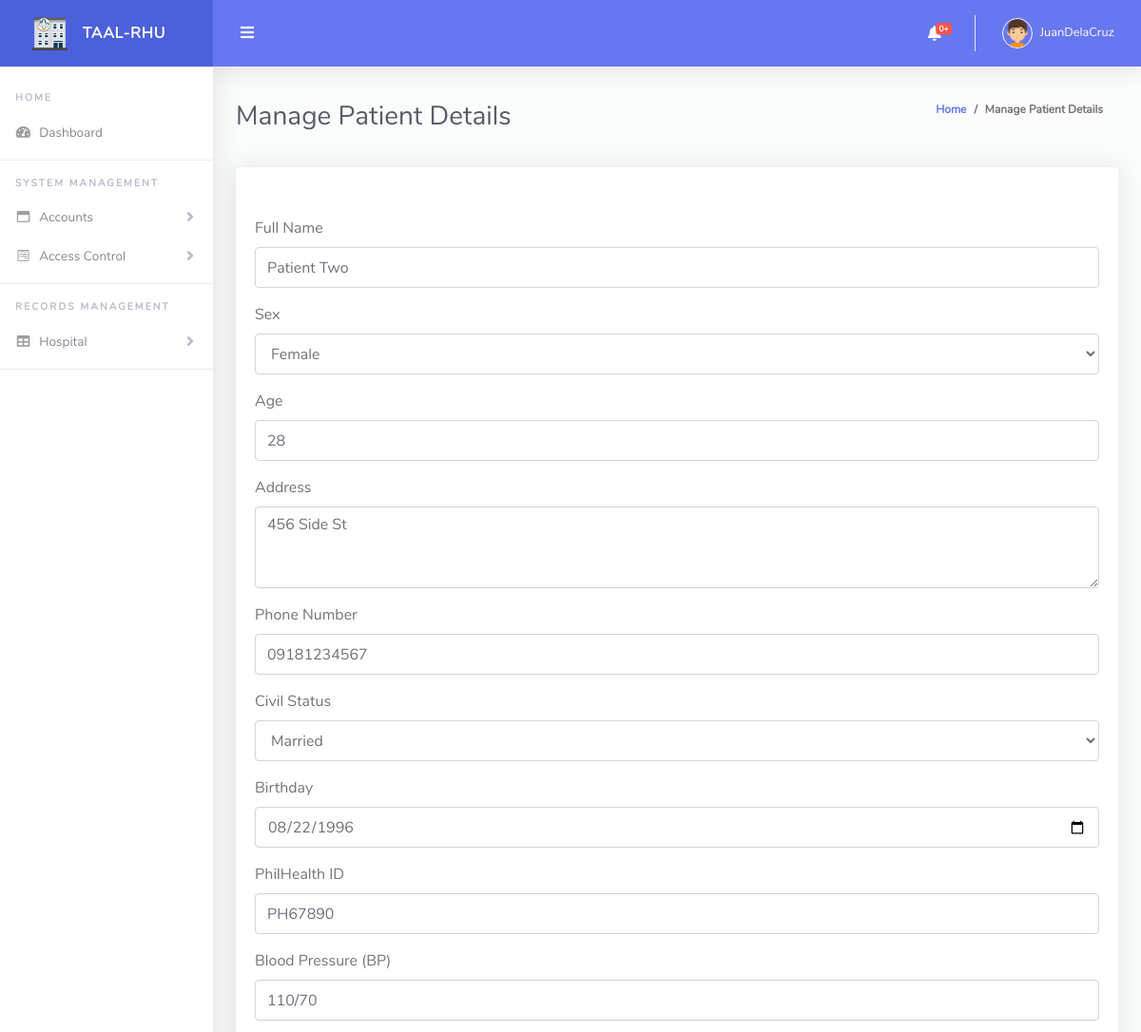
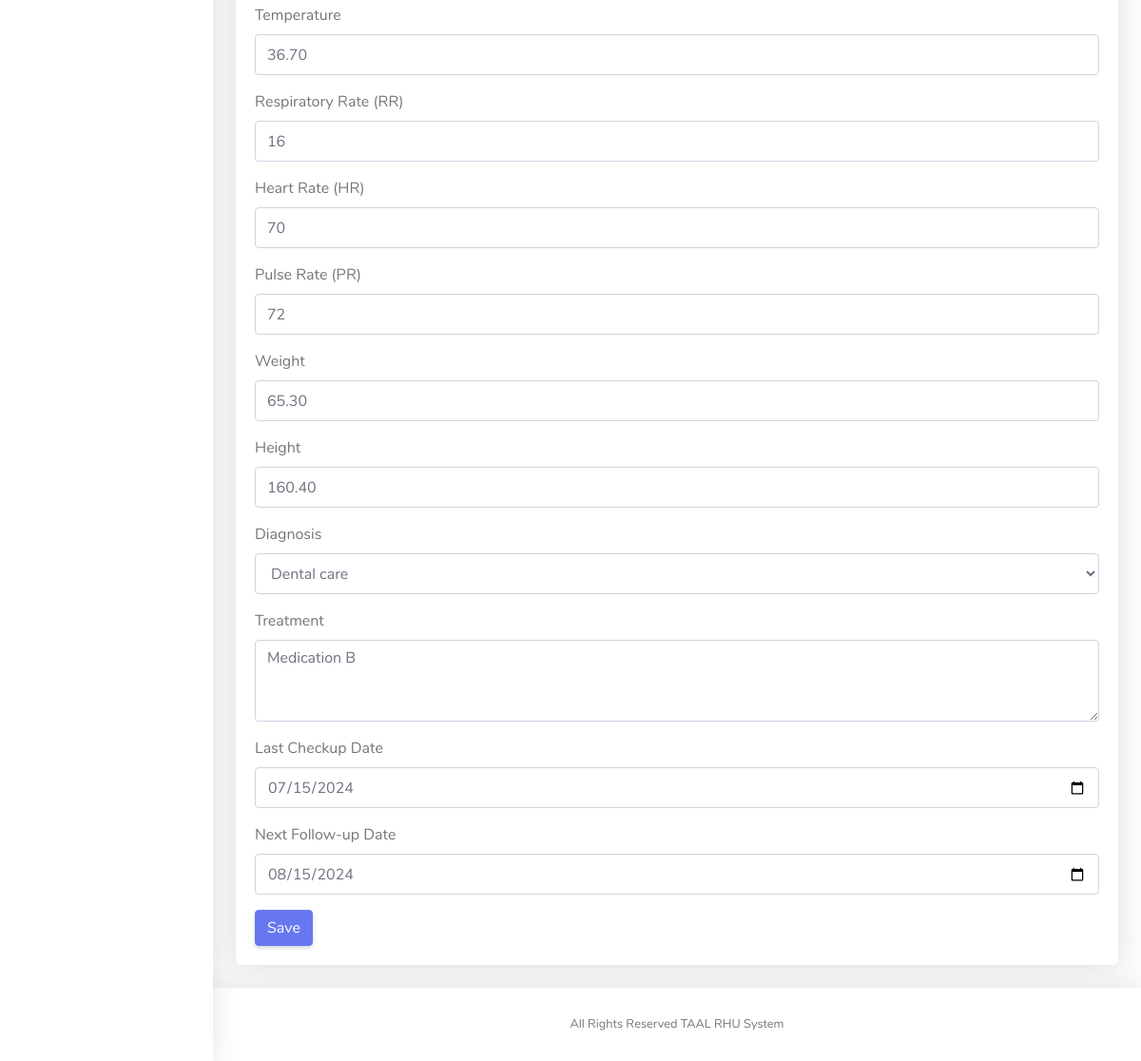
The page /admin/edit_patient.php?pid=2 (signed in) on the database its author committed (2 pictures, top to bottom).
### tables this page shows
CREATE TABLE `patients` (
  `patient_id` int(11) NOT NULL,
  `qr_code` varchar(255) NOT NULL,
  `full_name` varchar(100) NOT NULL,
  `sex` enum('male','female','other') NOT NULL,
  `age` int(11) NOT NULL,
  `address` varchar(255) DEFAULT NULL,
  `phone_number` varchar(15) DEFAULT NULL,
  `civil_status` varchar(50) DEFAULT NULL,
  `birthday` date DEFAULT NULL,
  `philhealth_id` varchar(50) DEFAULT NULL,
  `bp` varchar(10) DEFAULT NULL,
  `temperature` decimal(4,2) DEFAULT NULL,
  `rr` int(11) DEFAULT NULL,
  `hr` int(11) DEFAULT NULL,
  `pr` int(11) DEFAULT NULL,
  `weight` decimal(5,2) DEFAULT NULL,
  `height` decimal(5,2) DEFAULT NULL,
  `diagnosis` text DEFAULT NULL,
  `treatment` text DEFAULT NULL,
  `last_checkup_date` date DEFAULT NULL,
  `next_followup_date` date DEFAULT NULL
);

### admin/edit_patient.php (the view, shortened to what this page needs)
<!DOCTYPE html>
<?php include("../model/conn.php"); ?>
<html lang="en">
<head>
  <link href="vendor/fontawesome-free/css/all.min.css" rel="stylesheet" type="text/css">
  <link href="vendor/bootstrap/css/bootstrap.min.css" rel="stylesheet" type="text/css">
  <link href="css/ruang-admin.min.css" rel="stylesheet">
</head>
<body id="page-top">
  <div id="wrapper">
    <?php include("./nav.php");
$patient_id = isset($_GET['pid']) ? $_GET['pid'] : '';
$full_name = $sex = $age = $address = $phone_number = '';
$civil_status = $birthday = $philhealth_id = $bp = $temperature = '';
$rr = $hr = $pr = $weight = $height = $diagnosis = $treatment = '';
$last_checkup_date = $next_followup_date = '';
if ($patient_id) {
    $stmt = $conn->prepare("SELECT * FROM patients WHERE patient_id = ?");
    $stmt->bind_param("i", $patient_id);
    $stmt->execute();
    $result = $stmt->get_result();
    if ($row = $result->fetch_assoc()) {
        extract($row);
    }
}
    ?>
    <div class="container-fluid" id="container-wrapper">
      <div class="d-sm-flex align-items-center justify-content-between mb-4">
        <h1 class="h3 mb-0 text-gray-800">Manage Patient Details</h1>
        <ol class="breadcrumb">
          <li class="breadcrumb-item"><a href="./">Home</a></li>
          <li class="breadcrumb-item" aria-current="page">Manage Patient Details</li>
        </ol>
      </div>
      <div class="row">
        <div class="col-lg-12">
          <div class="card mb-4">
            <div class="card-header py-3 d-flex flex-row align-items-center justify-content-between">
            </div>
            <div class="card-body">
              <form method="post">
                <div class="form-group">
                  <label for="full_name">Full Name</label>
                  <input type="text" class="form-control" id="full_name" name="full_name" value="<?php echo $full_name; ?>" required>
                </div>
                <div class="form-group">
                  <label for="sex">Sex</label>
                  <select class="form-control" id="sex" name="sex" required>
                    <option value="female" <?php echo ($sex == 'female') ? 'selected' : ''; ?>>Female</option>
                  </select>
                </div>
                <div class="form-group">
                  <label for="age">Age</label>
                  <input type="number" class="form-control" id="age" name="age" value="<?php echo $age; ?>" required>
                </div>
                <div class="form-group">
                  <label for="address">Address</label>
                  <textarea class="form-control" id="address" name="address" rows="3"><?php echo $address; ?></textarea>
                </div>
                <div class="form-group">
                  <label for="phone_number">Phone Number</label>
                  <input type="text" class="form-control" id="phone_number" name="phone_number" value="<?php echo $phone_number; ?>">
                </div>
                <div class="form-group">
                  <label for="civil_status">Civil Status</label>
                  <select class="form-control" id="civil_status" name="civil_status">
                    <option value="married" <?php echo ($civil_status == 'married') ? 'selected' : ''; ?>>Married</option>
                  </select>
                </div>
                <div class="form-group">
                  <label for="birthday">Birthday</label>
                  <input type="date" class="form-control" id="birthday" name="birthday" value="<?php echo $birthday; ?>">
                </div>
                <div class="form-group">
                  <label for="philhealth_id">PhilHealth ID</label>
                  <input type="text" class="form-control" id="philhealth_id" name="philhealth_id" value="<?php echo $philhealth_id; ?>">
                </div>
                <div class="form-group">
                  <label for="bp">Blood Pressure (BP)</label>
                  <input type="text" class="form-control" id="bp" name="bp" value="<?php echo $bp; ?>">
                </div>
                <div class="form-group">
                  <label for="temperature">Temperature</label>
                  <input type="number" step="0.1" class="form-control" id="temperature" name="temperature" value="<?php echo $temperature; ?>">
                </div>
                <div class="form-group">
                  <label for="rr">Respiratory Rate (RR)</label>
                  <input type="number" class="form-control" id="rr" name="rr" value="<?php echo $rr; ?>">
                </div>
                <div class="form-group">
                  <label for="hr">Heart Rate (HR)</label>
                  <input type="number" class="form-control" id="hr" name="hr" value="<?php echo $hr; ?>">
                </div>
                <div class="form-group">
                  <label for="pr">Pulse Rate (PR)</label>
                  <input type="number" class="form-control" id="pr" name="pr" value="<?php echo $pr; ?>">
                </div>
                <div class="form-group">
                  <label for="weight">Weight</label>
                  <input type="number" step="0.1" class="form-control" id="weight" name="weight" value="<?php echo $weight; ?>">
                </div>
                <div class="form-group">
                  <label for="height">Height</label>
                  <input type="number" step="0.1" class="form-control" id="height" name="height" value="<?php echo $height; ?>">
                </div>
                <div class="form-group">
                  <label for="diagnosis">Diagnosis</label>
                  <select class="form-control" id="diagnosis" name="diagnosis">
    <option value="Dental care" <?php echo ($diagnosis == 'Dental care') ? 'selected' : ''; ?>>Dental care</option>
</select>
                </div>
                <div class="form-group">
                  <label for="treatment">Treatment</label>
                  <textarea class="form-control" id="treatment" name="treatment" rows="3"><?php echo $treatment; ?></textarea>
                </div>
                <div class="form-group">
                  <label for="last_checkup_date">Last Checkup Date</label>
                  <input type="date" class="form-control" id="last_checkup_date" name="last_checkup_date" value="<?php echo $last_checkup_date; ?>">
                </div>
                <div class="form-group">
                  <label for="next_followup_date">Next Follow-up Date</label>
                  <input type="date" class="form-control" id="next_followup_date" name="next_followup_date" value="<?php echo $next_followup_date; ?>">
                </div>
                <button type="submit" class="btn btn-primary">Save</button>
              </form>
            </div>
          </div>
        </div>
      </div>
    </div>
  </div>
  <?php include("./footer.php"); ?>
  </div>
  </div>
</body>
</html>

### rows shown on the page
patients: full_name "Patient Two", sex "Female", age "28", address "456 Side St", phone_number "09181234567", civil_status "Married", birthday "08/22/1996", philhealth_id "PH67890", bp "110/70", temperature "36.70", rr "16", hr "70", pr "72", weight "65.30", height "160.40", diagnosis "Dental care", treatment "Medication B", last_checkup_date "07/15/2024", next_followup_date "08/15/2024"

### other values the page prints
$row['count'] "0"
$_SESSION['username'] "JuanDelaCruz"
